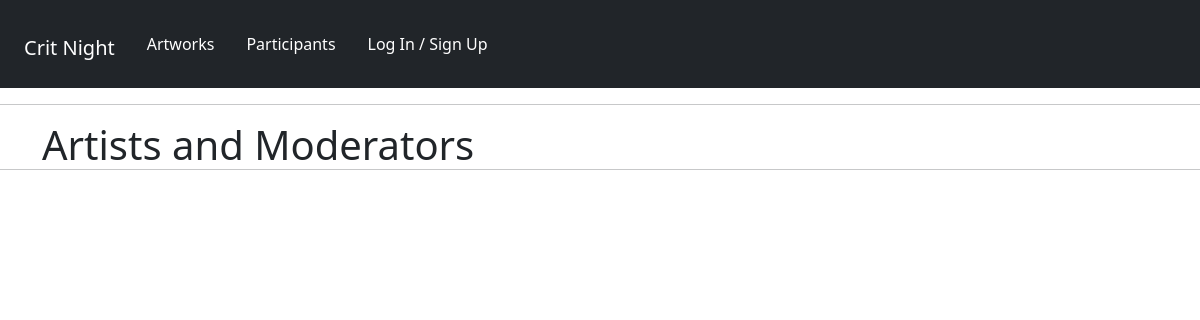
The app's page /panelists/, older data.
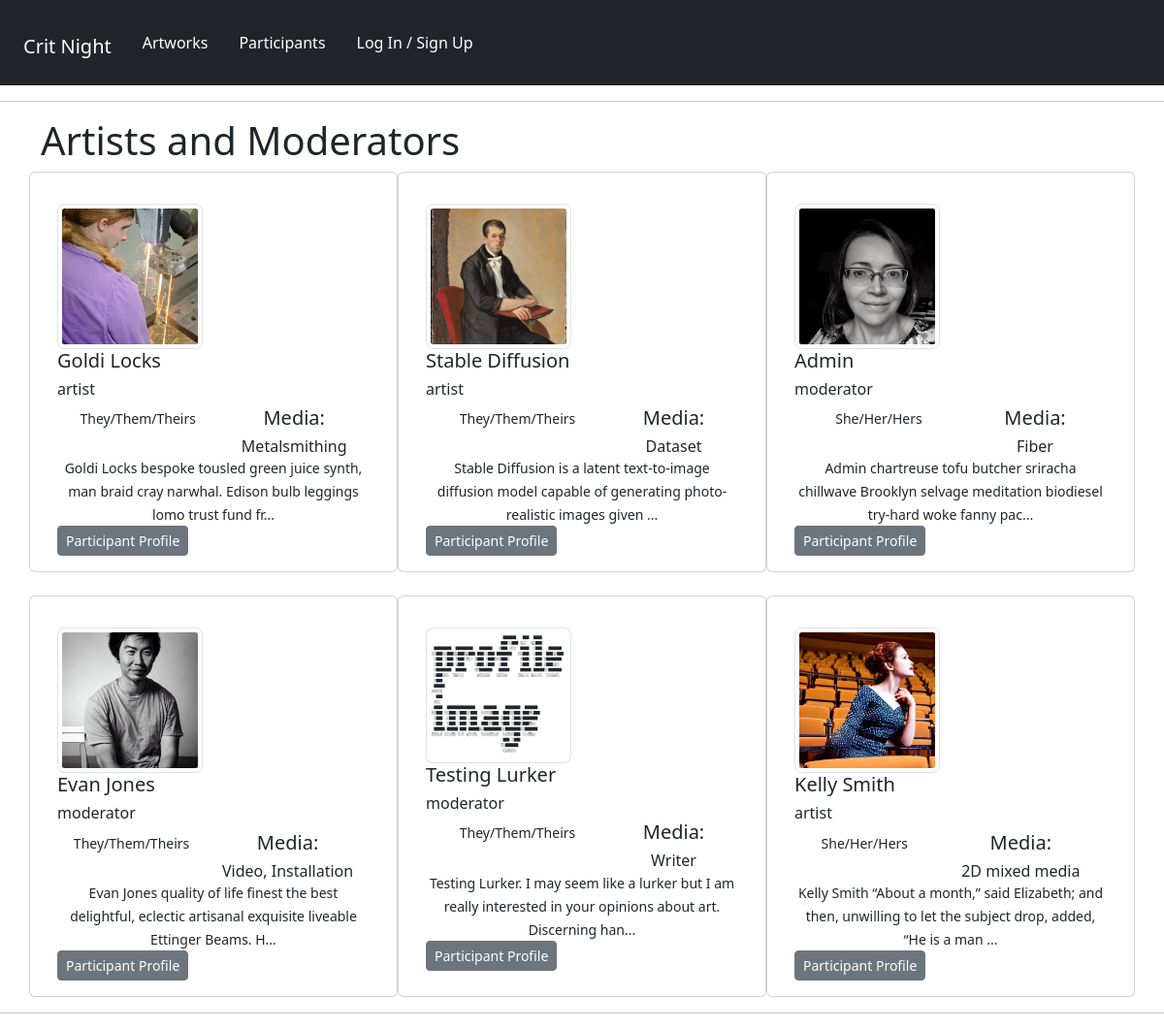
The same page, newer data.
### panelists/models.py (models this page shows, shortened)
class Profile(models.Model):
    user = models.OneToOneField(User, on_delete=models.CASCADE, null=True, blank=True)
    name = models.CharField(max_length=200, null=True, blank=True)
    ROLE_TYPE = (
        ("moderator", "Moderator"),
        ("artist", "Artist"),
    )
    role = models.CharField(max_length=200, null=True, choices=ROLE_TYPE)
    media = models.CharField(max_length=200, null=True, blank=True)
    email = models.EmailField(max_length=500, null=True, blank=True)
    username = models.CharField(max_length=200, null=True, blank=True)
    pronouns = models.CharField(max_length=200, null=True, blank=True)
    brief_bio = models.TextField(max_length=1500, null=True, blank=True)
    profile_image = models.ImageField(
        null=True,
        blank=True,
        upload_to="profiles/",
        default="profiles/default-profile.png",
    )
    website = models.CharField(max_length=200, null=True, blank=True)
    social_insta = models.CharField(max_length=200, blank=True, null=True)
    social_twitter = models.CharField(max_length=200, blank=True, null=True)
    social_other = models.CharField(max_length=200, blank=True, null=True)
    created = models.DateTimeField(auto_now_add=True)
    id = models.UUIDField(
        default=uuid.uuid4, unique=True, primary_key=True, editable=False
    )

### panelists/views.py (the view)
# urls.py: path("", views.profiles, name="profiles"),
def profiles(request):
    profiles = Profile.objects.all()
    context = {"profiles": profiles}
    return render(request, "panelists/profiles.html", context)

### panelists/templates/panelists/profiles.html (shortened to what this page needs)
{% extends 'main.html' %}
{% block content %}
      <div class="container">
        <h1>Artists and Moderators</h1>
        <div class="row row-cols-1 row-cols-md-3 g-4">
            {% for profile in profiles %}
              <div class="card">
                <div class="card-body">
                  <img src="{{ profile.profile_image.url  }}" class="card-img-top img-thumbnail" style="max-width: 150px; border-radius:5%;"  alt="profile image">
                  <h5 class="card-title">{{profile.name}}</h5>
                  <h6 class="card-title">{{profile.role}}</h6>
                      <ul class="nav nav-pills nav-fill art-skills">
                        <li class="nav-item">
                          <p class="card-text"><small>{{profile.pronouns}}</small></p>
                        </li>
                        <li class="nav-item">
                          <h5>Media:</h5>
                          <h6 class="card-text">{{profile.media}}</h6>
                        </li>
                        {% if profile.brief_bio %}
                          <li class="nav-item">
                            <p class="card-text"><small>{{profile.brief_bio|slice:"110"}}...</small></p>
                          </li>
                        <li>
                          <a href="{% url 'user-profile' profile.id %}" class="btn btn-secondary btn-sm">Participant Profile</a>
                        </li>
                      </ul>
                      {% endif %}
                </div>
              </div>
            {% endfor %}
        </div>
      </div>
{% endblock %}

### templates/main.html (shortened to what this page needs)
<!DOCTYPE html>
{% load static %}
<html>
<head>
    <link rel='stylesheet' type='text/css' media='screen' href='{% static "styles/main.css" %}'>
    <link rel="stylesheet" href="https://cdnjs.cloudflare.com/ajax/libs/font-awesome/4.7.0/css/font-awesome.min.css">
    <link rel="stylesheet" href="https://cdn.jsdelivr.net/npm/bootstrap@5.2.3/dist/css/bootstrap.min.css">
</head>
<body>
    {% include 'navbar.html' %}
    {% block content %}
    {% endblock content %}
</body>
<hr>
</html>

### templates/navbar.html (shortened to what this page needs)
{% load static %}
<header class="header">
  <nav class="navbar navbar-dark bg-dark">
    <div class="container-fluid">
    <nav class="navbar navbar-dark bg-dark">
      <div class="container-fluid">
        <h1><a href="{% url 'artworks' %}" a class="navbar-brand">Crit Night</a></h1>
        <ul class="nav justify-content-end">
          <ul class="nav justify-content-end">
            <li class="nav-item">
              <a class="nav-link active text-white" aria-current="page" href="{% url 'artworks' %}">Artworks</a>
            </li>
            <li class="nav-item">
              <a class="nav-link active text-white" aria-current="page" href="{% url 'profiles' %}">Participants</a>
            </li>
            {% if request.user.is_authenticated %}
            <li class="nav-item">
              <a class="nav-link active text-white" aria-current="page" href="{% url 'account' %}">My Account</a>
            </li>
            <li class="nav-item">
              <a class="nav-link active text-white" aria-current="page" href="{% url 'create-artwork' %}">Add Artwork</a>
            </li>
            <li class="nav-item">
              <a class="nav-link active text-white" aria-current="page" href="{% url 'inbox' %}">Inbox</a>
            </li>
            <li class="nav-item">
              <a class="nav-link active text-white" aria-current="page" href="{% url 'results' %}">Results</a>
            </li>
            <li class="nav-item">
              <a class="nav-link active text-white" aria-current="page" href="{% url 'logout' %}">Log Out</a>
            </li>
            {% else %}
            <li class="nav-item">
              <a class="nav-link active text-white" aria-current="page" href="{% url 'login' %}">Log In / Sign Up</a>
            </li>
            {% endif %}
          </ul>
        </div>
      </div>
    </nav>
</header>
<hr>

### static/styles/main.css (style rules this page uses)
ul li { list-style: none; }

Row changes from the older to the newer data that the page shows:
added Profile: profile_image (picture), name "Goldi Locks", role "artist", pronouns "They/Them/Theirs", media "Metalsmithing", brief_bio "Goldi Locks bespoke tousled green juice synth, man braid cray narwhal. Edison bulb leggings lomo trust fund fr"
added Profile: profile_image (picture), name "Stable Diffusion", role "artist", pronouns "They/Them/Theirs", media "Dataset", brief_bio "Stable Diffusion is a latent text-to-image diffusion model capable of generating photo-realistic images given"
added Profile: profile_image (picture), name "Admin", role "moderator", pronouns "She/Her/Hers", media "Fiber", brief_bio "Admin chartreuse tofu butcher sriracha chillwave Brooklyn selvage meditation biodiesel try-hard woke fanny pac"
added Profile: profile_image (picture), name "Evan Jones", role "moderator", pronouns "They/Them/Theirs", media "Video, Installation", brief_bio "Evan Jones quality of life finest the best delightful, eclectic artisanal exquisite liveable Ettinger Beams. H"
added Profile: profile_image (placeholder picture), name "Testing Lurker", role "moderator", pronouns "They/Them/Theirs", media "Writer", brief_bio "Testing Lurker. I may seem like a lurker but I am really interested in your opinions about art. Discerning han"
added Profile: profile_image (picture), name "Kelly Smith", role "artist", pronouns "She/Her/Hers", media "2D mixed media", brief_bio "Kelly Smith “About a month,” said Elizabeth; and then, unwilling to let the subject drop, added, “He is a man"
